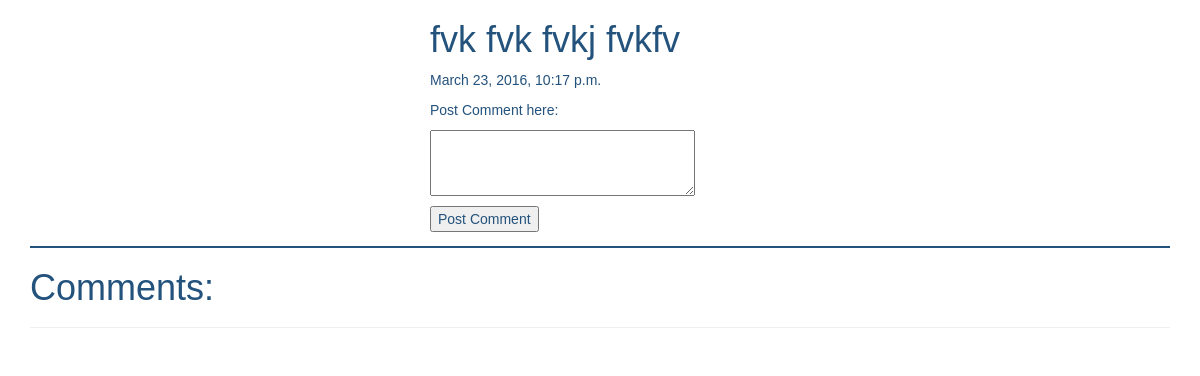
The page /topicDetails/69/ (signed in) on the database as committed earlier.
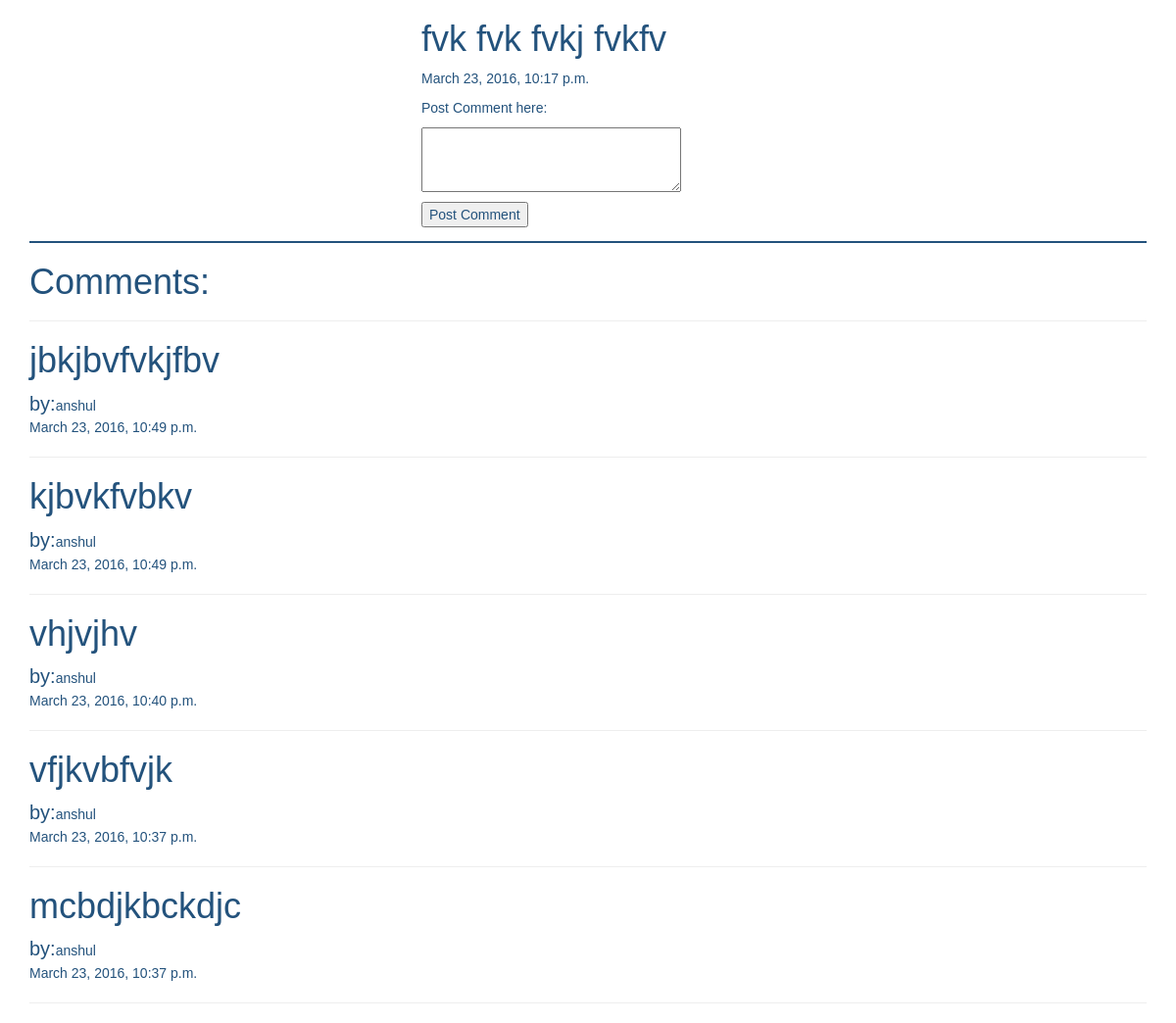
The same page on the database as committed later.
### app/models.py (models this page shows)
class DiscussionTopic(models.Model):
    user = models.ForeignKey('UserInfo')     #user of the post just linking both the tables together
    topicText = models.TextField(max_length = 1000)
    timeStamp = models.DateTimeField()

class CommentOfTopic(models.Model):
    user = models.ForeignKey('UserInfo')
    topic = models.ForeignKey('DiscussionTopic')
    commentText = models.TextField(max_length = 500)
    timeStamp = models.DateTimeField()

class UserInfo(models.Model):
    fname = models.CharField(max_length = 200)
    lname = models.CharField(max_length = 200)
    username = models.CharField(max_length = 200,unique = True)
    password = models.CharField(max_length = 10)

### app/views.py (the view)
    def wrapper(request,*args,**kwargs):
        if 'uid' not in request.session.keys():
            return redirect('login')
        return func(request,*args,**kwargs)

### app/forms.py
class PostComment(forms.ModelForm):
    commentText = forms.CharField(label = '',widget=forms.Textarea(attrs={ 'cols' : "30", 'rows': "3", }))
    class Meta:
        model = CommentOfTopic
        fields = ('commentText',)

### app/views.py (called while the page is built)
def login_required(func):
    def wrapper(request,*args,**kwargs):
        if 'uid' not in request.session.keys():
            return redirect('login')
        return func(request,*args,**kwargs)
    return wrapper

@login_required
def topicDetails(request,id):
    topic = DiscussionTopic.objects.get(id = id)
    form = PostComment()
    comments = CommentOfTopic.objects.all().order_by('-timeStamp')
    return render(request,'topicDetails.html',{'form':form,'topic':topic,'comments':comments})

### app/templates/topicDetails.html
{% extends 'base.html' %}
{% block content %}
<div class='postDetailsSec'>
<h1>{{ topic.topicText }}</h1>
<p>{{ topic.timeStamp }}</p>
<p>Post Comment here:</p>
<form method = 'POST' class='topicDetailSec' action = "/postComment/{{topic.id}}/comment">{% csrf_token %}
    {{ form.as_p }}
    <input type='submit' name='sub' value='Post Comment'/>
</form>
</div>
<h1>Comments:</h1>
<hr/>
{% for comment in comments %}
  {% if comment.topic.id == topic.id %}
    <h1>{{ comment.commentText }}</h1>
    <span id='byClass'>by:</span>{{ comment.user.username }}<br/>
    {{ comment.timeStamp }}
    <hr/>
  {% endif %}
{% endfor %}
{% endblock %}

### app/templates/base.html (shortened to what this page needs)
{% load staticfiles %}
<html>
  <head>
    {% load bootstrap3 %}
    {% bootstrap_css %}
    <link rel="stylesheet" type="text/css" href="{% static 'css/style.css' %}" />
    <link rel="stylesheet" type="text/css" href="{% static 'css/login.css' %}" />
    <link rel="stylesheet" type="text/css" href="{% static 'css/postTopic.css' %}" />
    <link rel="stylesheet" type="text/css" href="{% static 'css/topicDetails.css' %}" />
    <link rel="stylesheet" type="text/css" href="{% static 'css/register.css' %}" />
  </head>
  <body>
   <div class="container">
    {% block content %}
    {% endblock %}
   </div>
  </body>
</html>

### app/static/css/style.css (style rules this page uses)
body { font-family: sans-serif; }

### app/static/css/login.css (style rules this page uses)
body { color:#23527c; }

### app/static/css/postTopic.css (style rules this page uses)
#byClass { color:#23527c; font-size: 20px; }

### app/static/css/topicDetails.css (style rules this page uses)
.postDetailsSec { width: 100%; padding-left: 400px; border-bottom: 2px solid #23527c; }

Rows that differ between the two databases and show on the page:
added CommentOfTopic: commentText "jbkjbvfvkjfbv", user.username "anshul", timeStamp "March 23, 2016, 10:49 p.m."
added CommentOfTopic: commentText "kjbvkfvbkv", user.username "anshul", timeStamp "March 23, 2016, 10:49 p.m."
added CommentOfTopic: commentText "vhjvjhv", user.username "anshul", timeStamp "March 23, 2016, 10:40 p.m."
added CommentOfTopic: commentText "vfjkvbfvjk", user.username "anshul", timeStamp "March 23, 2016, 10:37 p.m."
added CommentOfTopic: commentText "mcbdjkbckdjc", user.username "anshul", timeStamp "March 23, 2016, 10:37 p.m."
